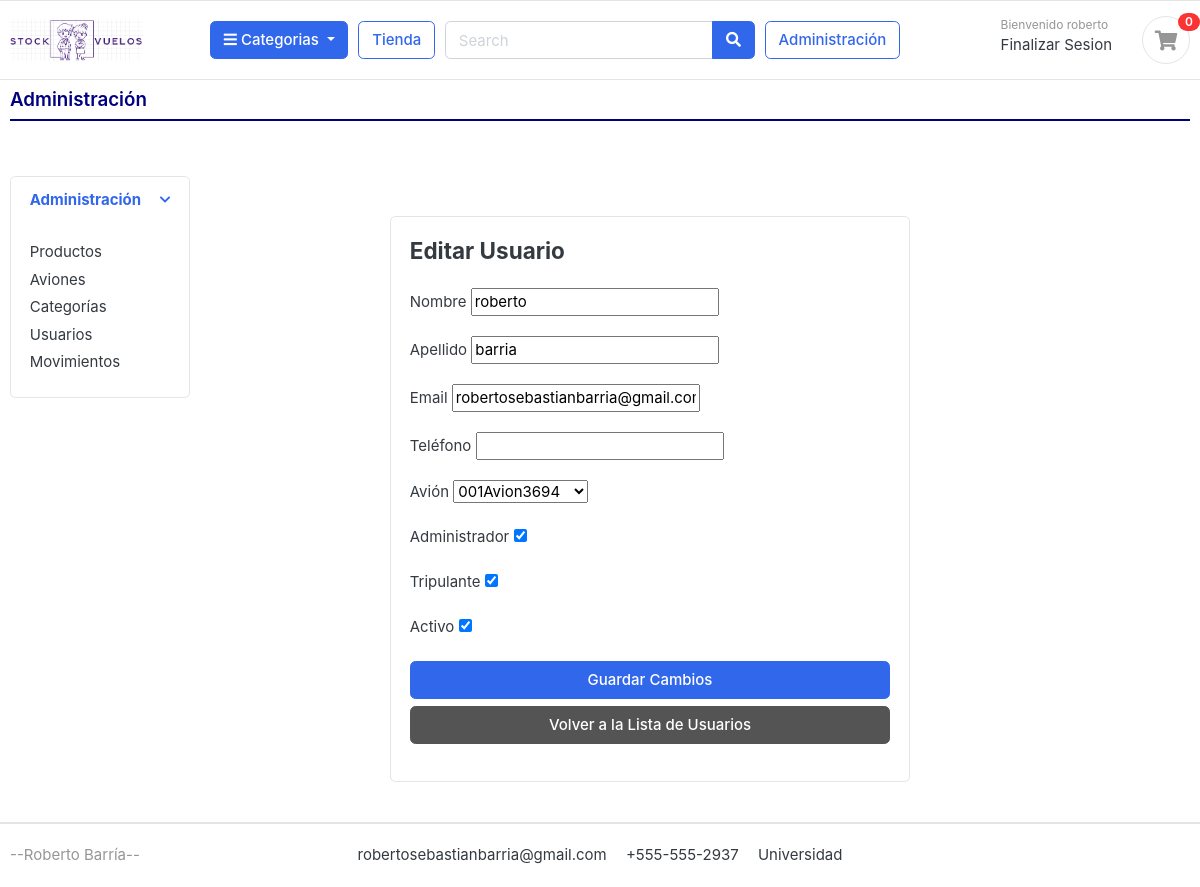
/administracion/usuarios/1/editar/ (signed in), run on an earlier commit of the app's database.
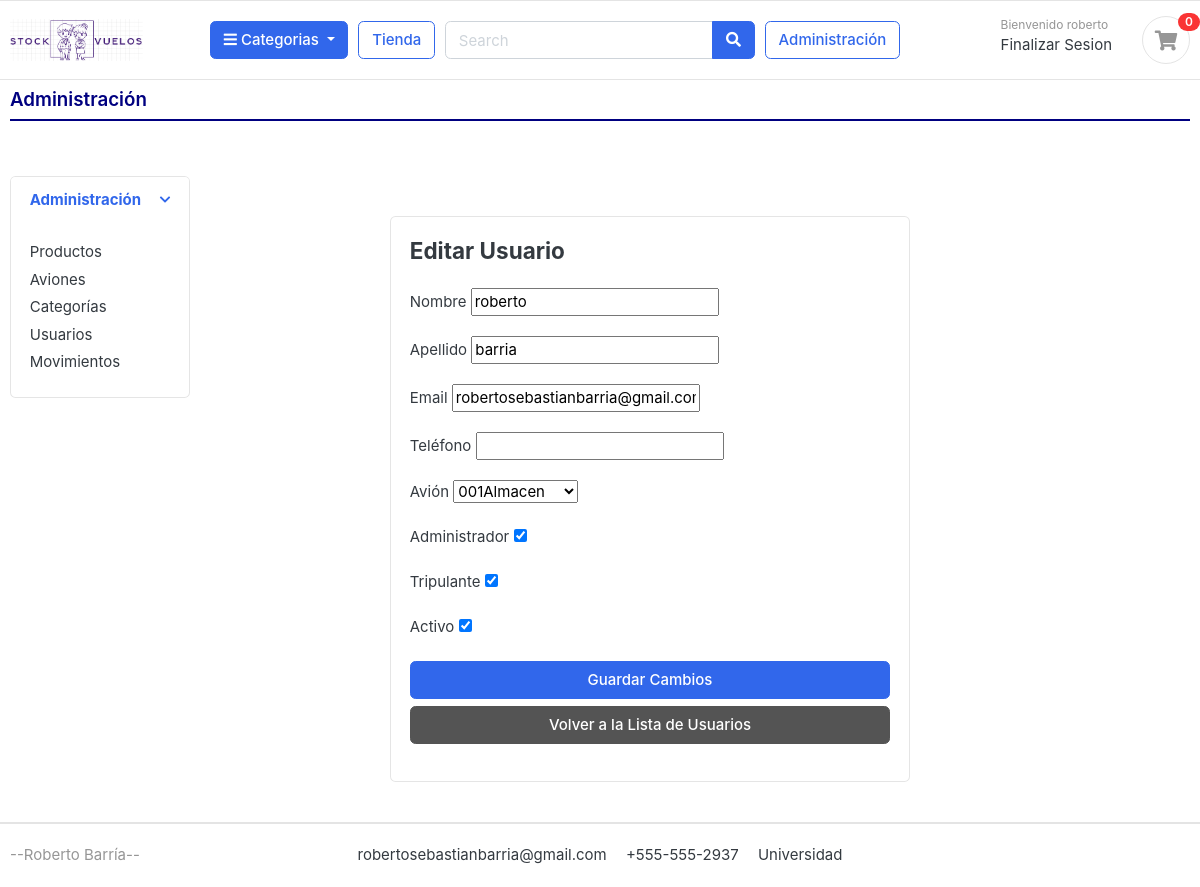
And on a later commit of the database.
### cuentas/models.py (models this page shows, shortened)
class Cuenta(AbstractBaseUser):
    Nombre = models.CharField(max_length=50)
    Apellido = models.CharField(max_length=50)
    username = models.CharField(max_length=50, unique=True)
    email = models.EmailField(max_length=100, unique=True)
    phone_number = models.CharField(max_length=50)
    avion = models.ForeignKey('aviones.Avion', on_delete=models.SET_NULL, null=True, blank=True)
    es_administrador = models.BooleanField(default=False)
    es_tripulante = models.BooleanField(default=False)
    date_joined = models.DateTimeField(auto_now_add=True)
    last_login = models.DateTimeField(auto_now_add=True)
    is_admin = models.BooleanField(default=False)
    is_staff = models.BooleanField(default=False)
    is_active = models.BooleanField(default=False)
    is_superadmin = models.BooleanField(default=False)
    USERNAME_FIELD = 'email'
    REQUIRED_FIELDS = ['username', 'Nombre', 'Apellido']
    objects = MyAccountManager()

### administracion/views.py (the view)
# urls.py: path('usuarios/<int:usuario_id>/editar/', views.editar_usuario, name='editar_usuario'),
@login_required
def editar_usuario(request, usuario_id):
    usuario = get_object_or_404(Cuenta, id=usuario_id)
    if request.method == 'POST':
        form = EditarUsuarioForm(request.POST, instance=usuario)
        if form.is_valid():
            form.save()
            return redirect('lista_usuarios')
    else:
        form = EditarUsuarioForm(instance=usuario)
    return render(request, 'administracion/editar_usuario.html', {'form': form, 'usuario': usuario})

### administracion/forms.py
class EditarUsuarioForm(forms.ModelForm):
    class Meta:
        model = Cuenta
        fields = ['Nombre', 'Apellido', 'email', 'phone_number', 'avion', 'es_administrador', 'es_tripulante', 'is_active']

### aviones/models.py (called while the page is built)
    def __str__(self):
        return self.nombre

### categorias/models.py (called while the page is built)
    def get_url(self):
        return reverse('productos_por_categoria', args=[self.slug])

### tienda/context_processors.py (called while the page is built)
def cantidad_productos_en_orden(request):
    if request.user.is_authenticated:
        avion_id = request.session.get('avion_id')
        orden = Orden.objects.filter(usuario=request.user, avion_id=avion_id, completada=False).first()
        if orden:
            orden_productos = OrdenProducto.objects.filter(orden=orden).count()
        else:
            orden_productos = 0
    else:
        orden_productos = 0
    return {'orden_productos': orden_productos}

def categorias_context(request):
    return {
        'categorias': Categoria.objects.all()
    }

### templates/administracion/editar_usuario.html (shortened to what this page needs)
{% extends 'administracion/administracion.html' %}
{% block main_content %}
<section class="section-content padding-x">
    <div class="card mx-auto" style="max-width: 520px; margin-top: 40px;">
        <article class="card-body">
            <h4 class="card-title mb-4">Editar Usuario</h4>
            <form action="{% url 'editar_usuario' usuario.pk %}" method="POST">
                <div class="form-row">
                    <div class="col form-group">
                        <label>Nombre</label>
                        {{ form.Nombre }}
                    </div>
                    <div class="col form-group">
                        <label>Apellido</label>
                        {{ form.Apellido }}
                    </div>
                </div>
                <div class="form-row">
                    <div class="col form-group">
                        <label>Email</label>
                        {{ form.email }}
                    </div>
                    <div class="col form-group">
                        <label>Teléfono</label>
                        {{ form.phone_number }}
                    </div>
                </div>
                <div class="form-group">
                    <label>Avión</label>
                    {{ form.avion }}
                </div>
                <div class="form-group">
                    <label>Administrador</label>
                    {{ form.es_administrador }}
                </div>
                <div class="form-group">
                    <label>Tripulante</label>
                    {{ form.es_tripulante }}
                </div>
                <div class="form-group">
                    <label>Activo</label>
                    {{ form.is_active }}
                </div>
                <div class="form-group">
                    <button type="submit" class="btn btn-primary btn-block">Guardar Cambios</button>
                    <a href="{% url 'lista_usuarios' %}" class="btn btn-secondary btn-block">Volver a la Lista de Usuarios</a>
                </div>
            </form>
        </article>
    </div>
</section>
{% endblock %}

### templates/includes/navbar.html (shortened to what this page needs)
{% load static %}
<header class="section-header">
    <section class="header-main border-bottom">
        <div class="container">
            <div class="row align-items-center">
                <div class="col-lg-2 col-md-3 col-6">
                    <a href="{% url 'tienda' %}" class="brand-wrap">
                        <img class="logo" src="{% static 'images/logo05.png' %}">
                    </a>
                </div>
                {% if user.id is not None %}
                <div class="col-lg col-sm col-md col-6 flex-grow-0">
                    <div class="category-wrap dropdown d-inline-block float-right">
                        <button type="button" class="btn btn-primary dropdown-toggle" data-toggle="dropdown">
                            <i class="fa fa-bars"></i> Categorias
                        </button>
                    </div>
                </div>
                {% endif %}
                {% if user.id is not None %}
                <a href="{% url 'tienda' %}" class="btn btn-outline-primary">Tienda</a>
                {% endif %}
                <div class="col-lg col-md-6 col-sm-12 col">
                    {% if user.id is not None %}
                    <form action="#" class="search">
                        <div class="input-group w-100">
                            <input type="text" class="form-control" style="width:60%;" placeholder="Search">
                            <div class="input-group-append">
                                <button class="btn btn-primary" type="submit">
                                    <i class="fa fa-search"></i>
                                </button>
                            </div>
                        </div>
                    </form>
                    {% endif %}
                </div>
                {% if user.is_admin %}
                    <div>
                    <a href="{% url 'administracion' %}" class="btn btn-outline-primary">Administración</a>
                    </div>
                {% endif %}
                <div class="col-lg-3 col-sm-6 col-8 order-2 order-lg-3">
                    <div class="d-flex justify-content-end mb-3 mb-lg-0">
                        {% if user.id is None %}
                            <div class="widget-header">
                                <small class="title text-muted">Bienvenido </small>
                                <div>
                                    <a href="{% url 'login' %}">Login</a> <span class="dark-transp"> | </span>
                                </div>
                            </div>
                        {% else %}
                            <div class="widget-header">
                                <small class="title text-muted">Bienvenido {{user.Nombre}} </small>
                                <div>
                                    <a href="{% url 'logout' %}">Finalizar Sesion</a>
                                </div>
                            </div>
                        {% endif %}
                        {% if user.id is not None %}
                        <a href="{% url 'listar_ordenes' %}" class="widget-header pl-3 ml-3">
                            <div class="icon icon-sm rounded-circle border">
                                <i class="fa fa-shopping-cart"></i>
                            </div>
                            <span class="badge badge-pill badge-danger notify">{{ orden_productos }}</span>
                        </a>
                        {% endif %}
                    </div>
                </div>
            </div>
        </div>
    </section>
</header>

What changed in the data, as far as the page shows it:
changed Cuenta "roberto": avion "001Avion3694" → "001Almacen"
